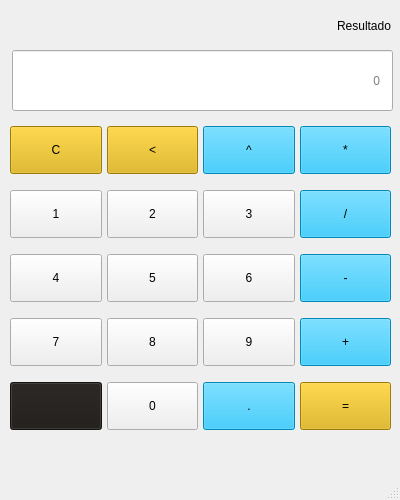
<?xml version="1.0" encoding="UTF-8"?>
<ui version="4.0">
 <class>MainWindow</class>
 <widget class="QMainWindow" name="MainWindow">
  <property name="geometry">
   <rect>
    <x>0</x>
    <y>0</y>
    <width>400</width>
    <height>500</height>
   </rect>
  </property>
  <property name="sizePolicy">
   <sizepolicy hsizetype="Fixed" vsizetype="Fixed">
    <horstretch>0</horstretch>
    <verstretch>0</verstretch>
   </sizepolicy>
  </property>
  <property name="maximumSize">
   <size>
    <width>500</width>
    <height>500</height>
   </size>
  </property>
  <property name="windowTitle">
   <string>Calculadora</string>
  </property>
  <property name="windowIcon">
   <iconset theme="accessories-calculator"/>
  </property>
  <widget class="QWidget" name="centralwidget">
   <widget class="QLabel" name="result">
    <property name="geometry">
     <rect>
      <x>40</x>
      <y>10</y>
      <width>351</width>
      <height>31</height>
     </rect>
    </property>
    <property name="text">
     <string>Resultado</string>
    </property>
    <property name="alignment">
     <set>Qt::AlignRight|Qt::AlignTrailing|Qt::AlignVCenter</set>
    </property>
    <property name="margin">
     <number>10</number>
    </property>
   </widget>
   <widget class="QLineEdit" name="display">
    <property name="geometry">
     <rect>
      <x>12</x>
      <y>50</y>
      <width>381</width>
      <height>61</height>
     </rect>
    </property>
    <property name="styleSheet">
     <string notr="true">padding-right: 10px</string>
    </property>
    <property name="alignment">
     <set>Qt::AlignRight|Qt::AlignTrailing|Qt::AlignVCenter</set>
    </property>
    <property name="placeholderText">
     <string>0</string>
    </property>
   </widget>
   <widget class="QWidget" name="gridLayoutWidget">
    <property name="geometry">
     <rect>
      <x>10</x>
      <y>110</y>
      <width>381</width>
      <height>341</height>
     </rect>
    </property>
    <layout class="QGridLayout" name="gridLayout" rowstretch="0,0,0,0,0,0,0" columnstretch="0,0,0,0">
     <property name="sizeConstraint">
      <enum>QLayout::SetDefaultConstraint</enum>
     </property>
     <property name="horizontalSpacing">
      <number>5</number>
     </property>
     <property name="verticalSpacing">
      <number>0</number>
     </property>
     <item row="0" column="1">
      <widget class="QPushButton" name="pushButton_2">
       <property name="styleSheet">
        <string notr="true">height:40; 
background-color: #DBAC00;
color: black</string>
       </property>
       <property name="text">
        <string>&lt;</string>
       </property>
      </widget>
     </item>
     <item row="6" column="1">
      <widget class="QPushButton" name="pushButton_18">
       <property name="styleSheet">
        <string notr="true">height:40</string>
       </property>
       <property name="text">
        <string>0</string>
       </property>
      </widget>
     </item>
     <item row="1" column="3">
      <widget class="QPushButton" name="pushButton_8">
       <property name="styleSheet">
        <string notr="true">height:40;
background-color: deepskyblue;
color: black</string>
       </property>
       <property name="text">
        <string>/</string>
       </property>
      </widget>
     </item>
     <item row="3" column="1">
      <widget class="QPushButton" name="pushButton_10">
       <property name="styleSheet">
        <string notr="true">height:40</string>
       </property>
       <property name="text">
        <string>5</string>
       </property>
      </widget>
     </item>
     <item row="6" column="2">
      <widget class="QPushButton" name="pushButton_19">
       <property name="styleSheet">
        <string notr="true">height:40;
background-color: deepskyblue;
color: black</string>
       </property>
       <property name="text">
        <string>.</string>
       </property>
      </widget>
     </item>
     <item row="4" column="1">
      <widget class="QPushButton" name="pushButton_15">
       <property name="styleSheet">
        <string notr="true">height:40</string>
       </property>
       <property name="text">
        <string>8</string>
       </property>
      </widget>
     </item>
     <item row="4" column="0">
      <widget class="QPushButton" name="pushButton_14">
       <property name="styleSheet">
        <string notr="true">height:40</string>
       </property>
       <property name="text">
        <string>7</string>
       </property>
      </widget>
     </item>
     <item row="4" column="2">
      <widget class="QPushButton" name="pushButton_13">
       <property name="styleSheet">
        <string notr="true">height:40</string>
       </property>
       <property name="text">
        <string>9</string>
       </property>
      </widget>
     </item>
     <item row="1" column="1">
      <widget class="QPushButton" name="pushButton_6">
       <property name="styleSheet">
        <string notr="true">height:40</string>
       </property>
       <property name="text">
        <string>2</string>
       </property>
      </widget>
     </item>
     <item row="4" column="3">
      <widget class="QPushButton" name="pushButton_16">
       <property name="styleSheet">
        <string notr="true">height:40;
background-color: deepskyblue;
color: black</string>
       </property>
       <property name="text">
        <string>+</string>
       </property>
      </widget>
     </item>
     <item row="0" column="0">
      <widget class="QPushButton" name="pushButton">
       <property name="autoFillBackground">
        <bool>false</bool>
       </property>
       <property name="styleSheet">
        <string notr="true">height:40; background-color: #DBAC00; color: black</string>
       </property>
       <property name="text">
        <string>C</string>
       </property>
      </widget>
     </item>
     <item row="3" column="0">
      <widget class="QPushButton" name="pushButton_9">
       <property name="styleSheet">
        <string notr="true">height:40</string>
       </property>
       <property name="text">
        <string>4</string>
       </property>
      </widget>
     </item>
     <item row="1" column="0">
      <widget class="QPushButton" name="pushButton_5">
       <property name="styleSheet">
        <string notr="true">height:40</string>
       </property>
       <property name="text">
        <string>1</string>
       </property>
      </widget>
     </item>
     <item row="0" column="2">
      <widget class="QPushButton" name="pushButton_3">
       <property name="styleSheet">
        <string notr="true">height:40;
background-color: deepskyblue;
color: black</string>
       </property>
       <property name="text">
        <string>^</string>
       </property>
      </widget>
     </item>
     <item row="3" column="2">
      <widget class="QPushButton" name="pushButton_11">
       <property name="styleSheet">
        <string notr="true">height:40</string>
       </property>
       <property name="text">
        <string>6</string>
       </property>
      </widget>
     </item>
     <item row="6" column="0">
      <widget class="QPushButton" name="pushButton_17">
       <property name="styleSheet">
        <string notr="true">height:40;
background-color: #1e1b18</string>
       </property>
       <property name="text">
        <string/>
       </property>
      </widget>
     </item>
     <item row="1" column="2">
      <widget class="QPushButton" name="pushButton_7">
       <property name="styleSheet">
        <string notr="true">height:40</string>
       </property>
       <property name="text">
        <string>3</string>
       </property>
      </widget>
     </item>
     <item row="3" column="3">
      <widget class="QPushButton" name="pushButton_12">
       <property name="styleSheet">
        <string notr="true">height:40;
background-color: deepskyblue;
color: black</string>
       </property>
       <property name="text">
        <string>-</string>
       </property>
      </widget>
     </item>
     <item row="6" column="3">
      <widget class="QPushButton" name="pushButton_20">
       <property name="styleSheet">
        <string notr="true">height:40; 
background-color: #DBAC00;
color: black</string>
       </property>
       <property name="text">
        <string>=</string>
       </property>
      </widget>
     </item>
     <item row="0" column="3">
      <widget class="QPushButton" name="pushButton_4">
       <property name="sizePolicy">
        <sizepolicy hsizetype="Minimum" vsizetype="Minimum">
         <horstretch>0</horstretch>
         <verstretch>0</verstretch>
        </sizepolicy>
       </property>
       <property name="minimumSize">
        <size>
         <width>0</width>
         <height>0</height>
        </size>
       </property>
       <property name="styleSheet">
        <string notr="true">height:40;
background-color: deepskyblue;
color: black</string>
       </property>
       <property name="text">
        <string>*</string>
       </property>
      </widget>
     </item>
    </layout>
   </widget>
  </widget>
  <widget class="QMenuBar" name="menubar">
   <property name="geometry">
    <rect>
     <x>0</x>
     <y>0</y>
     <width>400</width>
     <height>22</height>
    </rect>
   </property>
  </widget>
  <widget class="QStatusBar" name="statusbar"/>
 </widget>
 <resources/>
 <connections/>
</ui>
